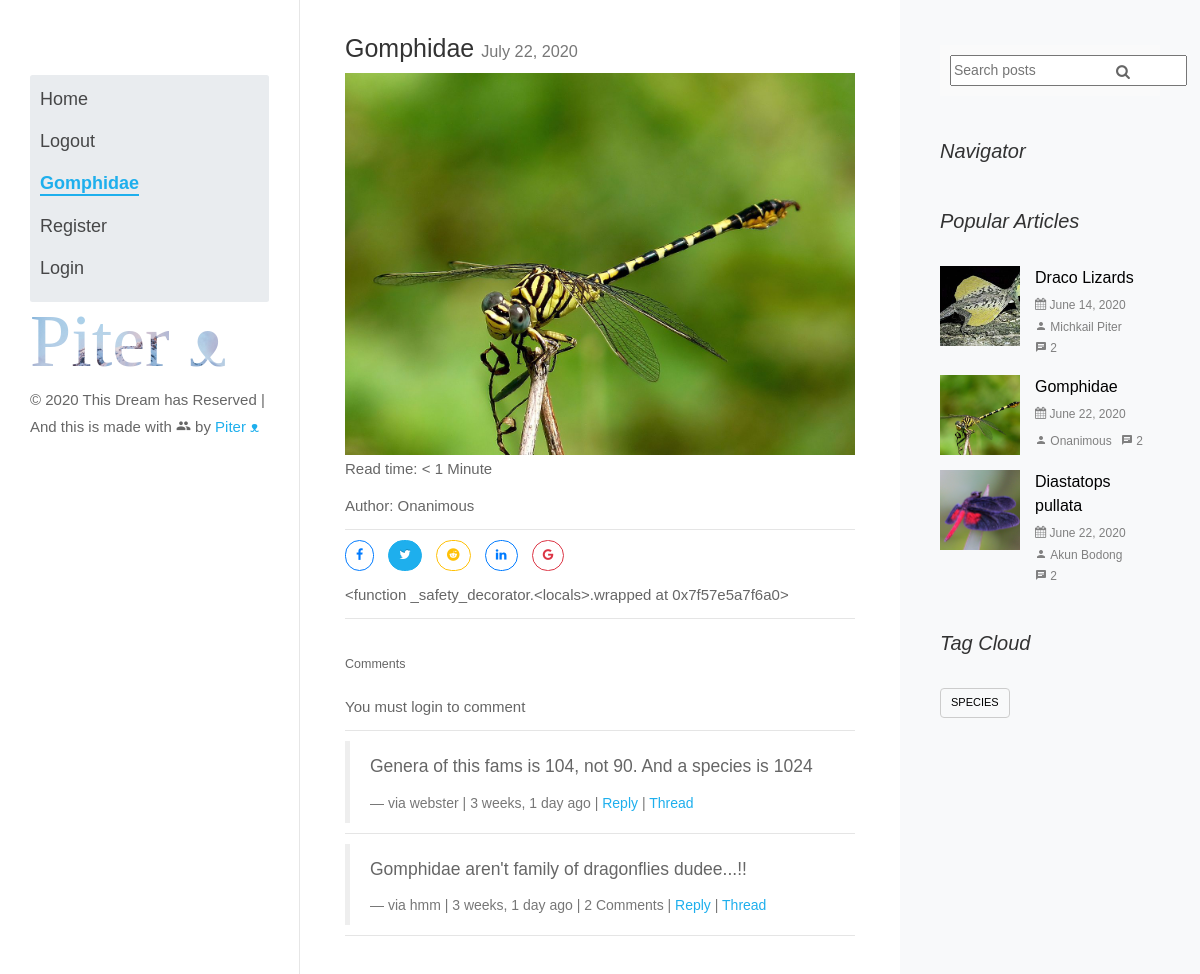
Screenshot of /gomphidae/ with the database file from the repository.
### posts/models.py (models this page shows, shortened)
class Post(models.Model):
    user = models.ForeignKey(settings.AUTH_USER_MODEL, default=1, on_delete=models.CASCADE)
    title = models.CharField(max_length=120)
    slug = models.SlugField(unique=True)
    image = models.ImageField(upload_to=upload_location,
            null=True,
            blank=True,
            width_field="width_field",
            height_field="height_field")
    height_field = models.IntegerField(default=0)
    width_field = models.IntegerField(default=0)
    content = models.TextField()
    draft = models.BooleanField(default=False)
    publish = models.DateField(auto_now=False, auto_now_add=False)
    read_time =  models.IntegerField(default=0) # models.TimeField(null=True, blank=True) #assume minutes
    updated = models.DateTimeField(auto_now=True, auto_now_add=False)
    timestamp = models.DateTimeField(auto_now=False, auto_now_add=True)
    objects = PostManager()
    def get_absolute_url(self):
        return reverse("posts:detail", kwargs={"slug": self.slug})
    class Meta:
        ordering = ["-timestamp", "-updated"]
    def get_markdown(self):
        content = self.content
        markdown_text = markdown(content)
        return mark_safe(markdown_text)
    @property
    def comments(self):
        instance = self
        qs = Comment.objects.filter_by_instance(instance)
        return qs
    @property
    def get_content_type(self):
        instance = self
        content_type = ContentType.objects.get_for_model(instance.__class__)
        return content_type

### comments/models.py (models this page shows, shortened)
class Comment(models.Model):
    user        = models.ForeignKey(settings.AUTH_USER_MODEL, default=1)
    content_type = models.ForeignKey(ContentType, on_delete=models.CASCADE)
    object_id = models.PositiveIntegerField()
    content_object = GenericForeignKey('content_type', 'object_id')
    parent      = models.ForeignKey("self", null=True, blank=True)
    content     = models.TextField()
    timestamp   = models.DateTimeField(auto_now_add=True)
    objects = CommentManager()
    class Meta:
        ordering = ['-timestamp']
    def get_absolute_url(self):
        return reverse("comments:thread", kwargs={"id": self.id})
    def children(self): #replies
        return Comment.objects.filter(parent=self)

### posts/views.py (the view, shortened to what this page needs)
# urls.py: url(r'^(?P<slug>[\w-]+)/$', post_detail, name='detail'),
def post_detail(request, slug=None):
	instance = get_object_or_404(Post, slug=slug)
	if instance.publish > timezone.now().date() or instance.draft:
		if not request.user.is_staff or not request.user.is_superuser:
			raise Http404
	share_string = quote_plus(instance.content)
	initial_data = {
			"content_type": instance.get_content_type,
			"object_id": instance.id
	}
	form = CommentForm(request.POST or None, initial=initial_data)
	comments = instance.comments
	context = {
		"title": instance.title,
		"instance": instance,
		"share_string": share_string,
		"comments": comments,
		"comment_form":form,
	}
	return render(request, "post_detail.html", context)

### comments/forms.py
class CommentForm(forms.Form):
    content_type = forms.CharField(widget=forms.HiddenInput)
    object_id = forms.IntegerField(widget=forms.HiddenInput)
    content = forms.CharField(label='', widget=forms.Textarea)

### comments/models.py (called while the page is built)
    def filter_by_instance(self, instance):
        content_type = ContentType.objects.get_for_model(instance.__class__)
        obj_id = instance.id
        qs = super(CommentManager, self).filter(content_type=content_type, object_id= obj_id).filter(parent=None)
        return qs

### posts/templatetags/urlify.py (called while the page is built)
@register.filter
def urlify(value):
    return quote_plus(value)

### templates/post_detail.html (shortened to what this page needs)
{% extends "base.html" %}
{% load urlify %}
{% load crispy_forms_tags %}
 {% block post_detail_link %}
  <li class="colorlib-active"><a href='{{ instance.get_absolute_url }}'>{{ instance.title }}</a></li>
  {% endblock %}
{% block content %}
<div class='col-sm-12 col-sm-offset-0'>
    <h1>{{ title }} <small>{% if instance.draft %}<span style='color:red;'>Draft</span> {% endif %}{{ instance.publish }}</small></h1>
    {% if instance.image %}
    <img src='{{ instance.image.url }}' class='img-responsive' />
    {% endif %}
<p>Read time: {% if instance.read_time %} < 1 Minute {% else %}{{ instance.read_time }} minutes {% endif %}</p>
{% if instance.user.get_full_name %}
<p>Author: {{ instance.user.get_full_name }}</p>
{% endif %}
<p>
  <hr/>
</p>
<p>
<a href="https://www.facebook.com/sharer/sharer.php?u={{ request.build_absolute_uri }}"><i class="btn btn-outline-primary btn-lg fa fa-facebook mr-2"></i></a>
<a href="https://twitter.com/home?status={{ instance.content|truncatechars:80|urlify }}%20{{ request.build_absolute_uri }}"><i class="btn btn-primary btn-lg fa fa-twitter mr-2 ml-2"></i></a>
<a href="http://www.reddit.com/submit?url={{ request.build_absolute_uri }}&title={{ share_string }}."><i class="btn btn-outline-warning btn-lg fa fa-reddit mr-2 ml-2"></i></a>
<a href="https://www.linkedin.com/shareArticle?mini=true&url={{ request.build_absolute_uri }}&title={{ instance.title }}&summary={{ share_string }}&source={{ request.build_absolute_uri }}"><i class="btn btn-outline-primary btn-lg fa fa-linkedin mr-2 ml-2"></i></a>
<a href='https://plus.google.com/share?url={{ request.build_absolute_uri }}'><i class="btn btn-outline-danger btn-lg fa fa-google mr-2 ml-2"></i></a>
</p>
<div class='row'>
<div class='col-sm-12'>
   <div class='post-detail-item'>{{ instance.get_markdown }}</div>
    <hr/>
    <br/>
    <div>
        <p class='lead'>Comments</p>
        {% if request.user.is_authenticated %}
        <form method="POST" action="."> {% csrf_token %}
            {{ comment_form|crispy }}
            <input type='submit' value='Post comment' class='btn btn-default'>
        </form>
        {% else %}
        <p>You must login to comment </p>
        {% endif %}
        <hr/>
        {% for comment in comments %}
        <blockquote>
          <p>{{ comment.content }}</p>
          <footer>via {{ comment.user }} | {{ comment.timestamp|timesince }} ago | {% if comment.children.count > 0 %}{{ comment.children.count }} Comment{% if comment.children.count > 1 %}s{% endif %} | {% endif %} <a class='comment-reply-btn' href='#'>Reply</a> | <a class='' href='{{ comment.get_absolute_url }}'>Thread</a></footer>
        </blockquote>
        <hr/>
        {% endfor %}
    </div>
</div>
</div>
</div>
{% endblock content %}

### templates/base.html (shortened to what this page needs)
{% load staticfiles %}
{% load crispy_forms_tags %}
<html>
  <head>
    <link rel="stylesheet" href="https://maxcdn.bootstrapcdn.com/bootstrap/3.3.6/css/bootstrap.min.css">
    <link rel="stylesheet" href="https://maxcdn.bootstrapcdn.com/bootstrap/3.3.6/css/bootstrap-theme.min.css">
    <link rel='stylesheet' href='https://maxcdn.bootstrapcdn.com/font-awesome/4.5.0/css/font-awesome.min.css' >
    <link rel='stylesheet' href='{% static "css/base.css" %}' />
    <link rel="stylesheet" href='{% static "css/open-iconic-bootstrap.min.css" %}'>
    <link rel="stylesheet" href='{% static "css/animate.css" %}'>
    <link rel="stylesheet" href='{% static "css/owl.carousel.min.css" %}'>
    <link rel="stylesheet" href='{% static "css/owl.theme.default.min.css" %}'>
    <link rel="stylesheet" href='{% static "css/magnific-popup.css" %}'>
    <link rel="stylesheet" href='{% static "css/aos.css" %}'>
    <link rel="stylesheet" href='{% static "css/ionicons.min.css" %}'>
    <link rel="stylesheet" href='{% static "css/bootstrap-datepicker.css" %}'>
    <link rel="stylesheet" href='{% static "css/jquery.timepicker.css" %}'>
    <link rel="stylesheet" href='{% static "css/flaticon.css" %}'>
    <link rel="stylesheet" href='{% static "css/icomoon.css" %}'>
    <link rel="stylesheet" href='{% static "css/style.css" %}'>
  </head>
  <body>
    <div id="row colorlib-page" class='container'>
      <aside id="colorlib-aside" role="complementary" class="js-fullheight">
        <nav id="colorlib-main-menu" role="navigation" class="breadcrumb">
          <ul>
            <li><a href='{% url "posts:list" %}'>Home</a></li>
            <li><a href='{% url "logout" %}'>Logout</a></li>
            {% block post_detail_link %}
            {% endblock %}
            {% if not request.user.is_authenticated %}
            <li><a href='{% url "register" %}'>Register</a></li>
            <li><a href='{% url "login" %}'>Login</a></li>
            {% endif %}
          </ul>
        </nav>
          <h1 id="colorlib-logo" class="mb-4"><a href='{% url "posts:list" %}' style="background-image: url('/static/bg_1.jpg');">Piter ᴥ</a></h1>
        <p class="pfooter">
	  &copy; <script>document.write(new Date().getFullYear());</script> This Dream has Reserved | And this is made with <i class="icon-people" aria-hidden="true"></i> by <a href='{% url "posts:list" %}' target="_blank">Piter ᴥ</a>
	  </p>
      </aside>
    </div>
    <div id="colorlib-main">
			<section class="ftco-section ftco-no-pt ftco-no-pb">
	    	<div class="container">
	    		<div class="row d-flex">
	    			<div class="col-xl-8 py-5 px-md-5">
	    				{% block content %}
              {% endblock content %}
			    	</div>
	    			<div class="col-xl-4 sidebar ftco-animate bg-light pt-5">
	            <div class="sidebar-box pt-md-4">
                <form method='GET' action='' class='search-form'>
	                <div class='form-group'>
	                  <span class='icon icon-search'></span>
	                  <input type='text' class='form' name='q' placeholder='Search posts' value='{{ request.GET.q }}'/>
	                </div>
	              </form>
	            </div>
	            <div class="sidebar-box ftco-animate">
	            	<h3 class="sidebar-heading">Navigator</h3>
	            </div>
	            <div class="sidebar-box ftco-animate">
	              <h3 class="sidebar-heading">Popular Articles</h3>
	              <div class="block-21 mb-4 d-flex">
	                <a class="blog-img mr-4" style="background-image: url('/static/Draco-lizards.jpg');"></a>
	                <div class="text">
	                  <h3 class="heading"><a href='draco-lizards'>Draco Lizards</a></h3>
	                  <div class="meta">
	                    <div><a href="draco-lizards"><span class="icon-calendar"></span> June 14, 2020</a></div>
	                    <div><a href="draco-lizards"><span class="icon-person"></span> Michkail Piter</a></div>
	                    <div><a href="draco-lizards"><span class="icon-chat"></span> 2</a></div>
	                  </div>
	                </div>
	              </div>
	              <div class="block-21 mb-4 d-flex">
	                <a class="blog-img mr-4" style="background-image: url('/static/Gomphidae.jpg');"></a>
	                <div class="text">
	                  <h3 class="heading"><a href='gomphidae'>Gomphidae</a></h3>
	                  <div class="meta">
	                    <div><a href="gomphidae"><span class="icon-calendar"></span> June 22, 2020</a></div>
	                    <div><a href="gomphidae"><span class="icon-person"></span> Onanimous</a></div>
	                    <div><a href="gomphidae"><span class="icon-chat"></span> 2</a></div>
	                  </div>
	                </div>
	              </div>
	              <div class="block-21 mb-4 d-flex">
	                <a class="blog-img mr-4" style="background-image: url('/static/Diastatops-pullata.jpg');"></a>
	                <div class="text">
	                  <h3 class="heading"><a href="#">Diastatops pullata</a></h3>
	                  <div class="meta">
	                    <div><a href="diastatops-pullata"><span class="icon-calendar"></span> June 22, 2020</a></div>
	                    <div><a href="diastatops-pullata"><span class="icon-person"></span> Akun Bodong</a></div>
	                    <div><a href="diastatops-pullata"><span class="icon-chat"></span> 2</a></div>
	                  </div>
	                </div>
	              </div>
	            </div>
	            <div class="sidebar-box ftco-animate">
	              <h3 class="sidebar-heading">Tag Cloud</h3>
	              <ul class="tagcloud">
	                <a href='{% url "posts:list" %}' class="tag-cloud-link">Species</a>
	              </ul>
	            </div>
	          </div>
	    		</div>
	    	</div>
	    </section>
		</div>
  </body>
</html>

### static/css/base.css (style rules this page uses)
h1 { color: #777777; }
.btn-primary { color: #fff; background-color: #007bff; border-color: #007bff; }

### static/css/icomoon.css (style rules this page uses)
[class^="icon-"], [class*=" icon-"] { font-family: 'icomoon' !important; speak: none; font-style: normal; font-weight: normal; font-variant: normal; text-transform: none; line-height: 1; -webkit-font-smoothing: antialiased; -moz-osx-font-smoothing: grayscale; }
.icon-search:before { content: "\f002"; }
.icon-calendar:before { content: "\f073"; }
.icon-chat:before { content: "\e0b7"; }
.icon-people:before { content: "\e7fb"; }
.icon-person:before { content: "\e7fd"; }

### rows the page displays
Post: title "Gomphidae", publish "July 22, 2020", image (picture), user.get_full_name "Onanimous", get_markdown "<function _safety_decorator.<locals>.wrapped at 0x7f57e5a7f6a0>"
Comment: content "Genera of this fams is 104, not 90. And a species is 1024", user "webster", timestamp "3 weeks, 1 day"
Comment: content "Gomphidae aren't family of dragonflies dudee...!!", user "hmm", timestamp "3 weeks, 1 day", children.count "2"
